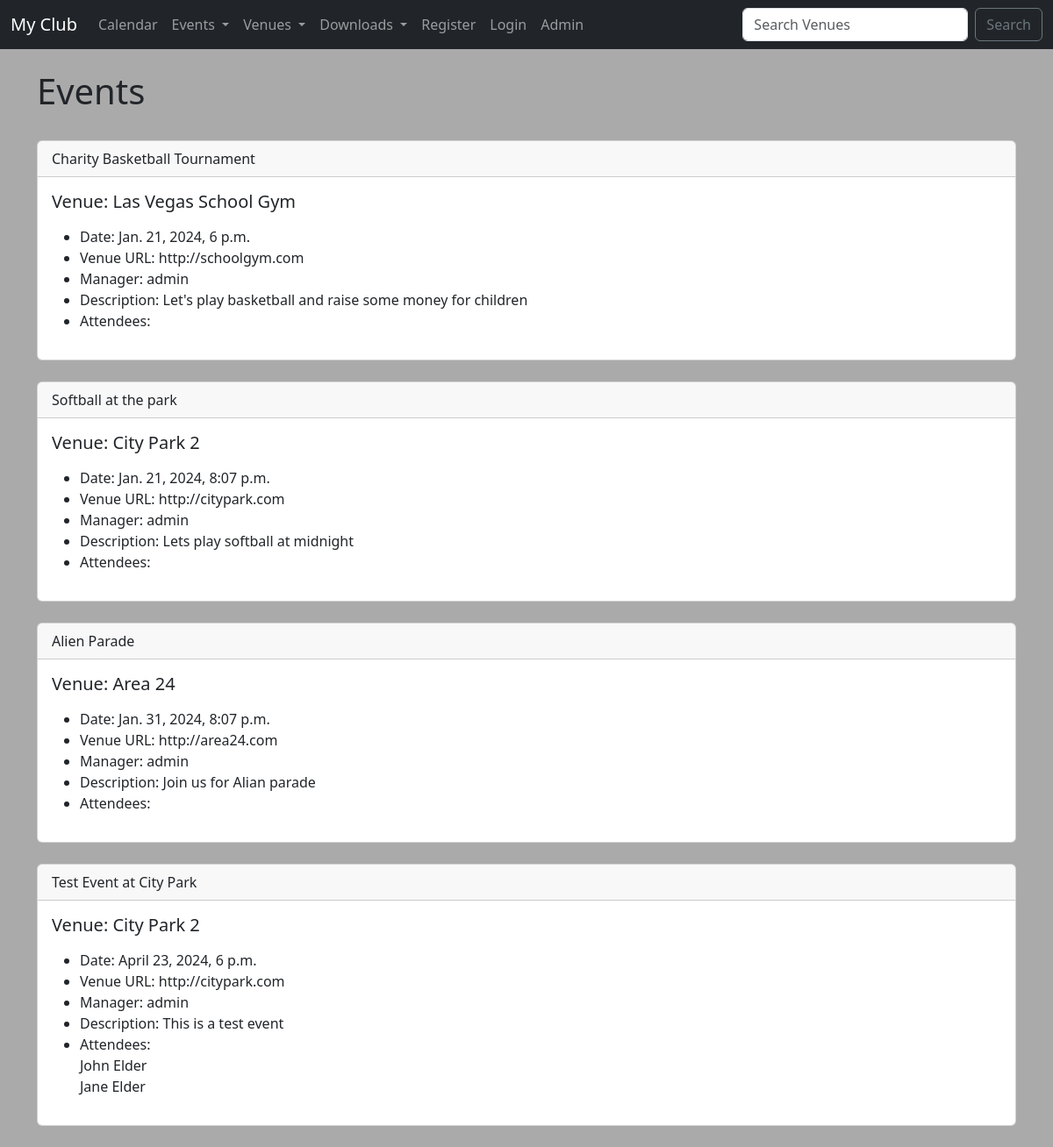
The app's page /events/, older data.
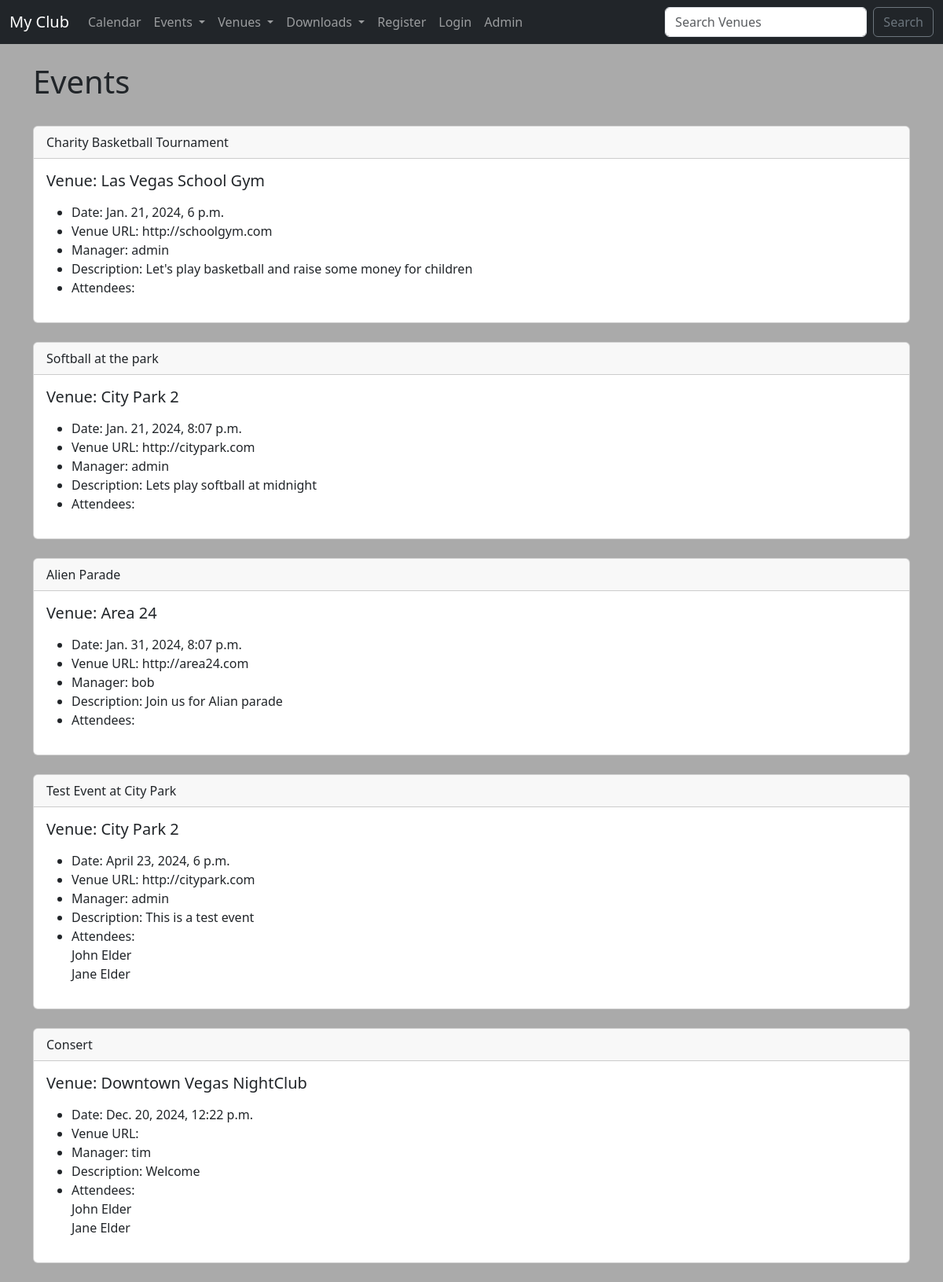
The same page, newer data.
### events/models.py (models this page shows)
class Event(models.Model):
    name = models.CharField(max_length=120)
    event_date = models.DateTimeField()
    venue = models.ForeignKey(Venue, blank=True, null=True, on_delete=models.CASCADE)
    manager = models.ForeignKey(User, blank=True, null=True, on_delete=models.SET_NULL)
    description = models.TextField(blank=True)
    attendees = models.ManyToManyField(MyClubUser, blank=True)
    def __str__(self):
        return self.name

class Venue(models.Model):
    name = models.CharField(max_length=120)
    address = models.CharField(max_length=300)
    zip_code = models.CharField(max_length=15)
    phone = models.CharField(max_length=25, blank=True)
    web = models.URLField(blank=True)
    email_address = models.EmailField(blank=True)
    owner = models.IntegerField(blank=False, default=1)
    def __str__(self):
        return self.name

class MyClubUser(models.Model):
    first_name = models.CharField(max_length=30)
    last_name = models.CharField(max_length=30)
    email = models.EmailField()
    def __str__(self):
        return self.first_name + ' ' + self.last_name

### events/views.py (the view)
# urls.py: path('events/', views.all_events, name="list-events"),
def all_events(request):
    event_list = Event.objects.all().order_by('event_date', 'name')
    context = {
        "event_list" : event_list,
    }
    return render(request, 'event_list.html', context)

### events/templates/event_list.html (shortened to what this page needs)
{% extends 'base.html' %}
{% block content %}
<h1>Events</h1>
<br>
{% for event in event_list %}
<div class="card">
    <div class="card-header">
        {{ event }}
    </div>
    <div class="card-body">
      <h5 class="card-title">Venue: {{ event.venue }}</h5>
      <p class="card-text">
        <ul>
            <li>Date: {{ event.event_date }}</li>
            <li>Venue URL: {{ event.venue.web }}</li>
            <li>Manager: {{ event.manager }}</li>
            <li>Description: {{ event.description }}</li>
            <li>Attendees:<br>
                {% for user in event.attendees.all %}
                     {{ user }} <br>
                {% endfor %}
            </li>
        </ul>
      </p>
    </div>
</div>
<br>
{% endfor %}
{% endblock %}

Row changes from the older to the newer data that the page shows:
changed Event "Alien Parade": manager "admin" → "bob"
added Event: name "Consert", venue "Downtown Vegas NightClub", event_date "Dec. 20, 2024, 12:22 p.m.", manager "tim", description "Welcome", MyClubUser (first_name+last_name "John Elder"), MyClubUser (first_name+last_name "Jane Elder")
